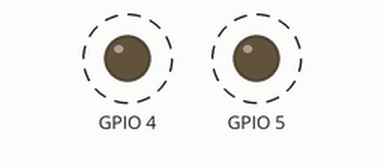
Recording of a program running on a simulated ESP8266 board running MicroPython. Parts: output pins drawn as LEDs (lit = HIGH). Dashed ring = blinking.

Above: at 0.2 s.
Timing chart, 0 to 4.6 s (numbered marks = the images above):
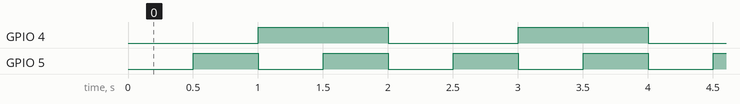

The program:

BicolorLed_dev.py
```python
from machine import Pin
from time import sleep

#Wemos D1 mini
# digitalpins
D0 = 16 #
D1 = 5 #
D2 = 4 #
D3 = 0 #
_D4 = 1 # used internally
D5 = 14 #
D6 = 12 #
D7 = 13 #
D8 = 15 #
# I2C pins
SCL = 5
SCA = 4

from Sensorkit.BicolorLed import BicolorLed

sensor = BicolorLed(D1, D2)
while True:
    sensor.off()
    sleep(0.5)
    sensor.red()
    sleep(0.5)
    sensor.green()
    sleep(0.5)
    sensor.orange()
    sleep(0.5)
```

BicolorLed.py
```python
from machine import Pin
# A bicolor red and green led (with 3 colors and 4 states)
class BicolorLed():
    def __init__(self, RED, GREEN):
        global pinRed, pinGreen
        pinRed = Pin(RED, Pin.OUT)
        pinGreen = Pin(GREEN, Pin.OUT)
    def off(self):
        pinRed.off()
        pinGreen.off()
    def red(self):
        pinRed.on()
        pinGreen.off()
    def green(self):
        pinRed.off()
        pinGreen.on()
    def orange(self):
        pinRed.on()
        pinGreen.on()
```

Measured:
- by itself, GPIO 4: alternates HIGH for 1.0 s and LOW for 1.0 s
- by itself, GPIO 5: alternates HIGH for 0.50 s and LOW for 0.50 s
- by itself, everything shown: repeats every 2.0 s, in 4 steps
